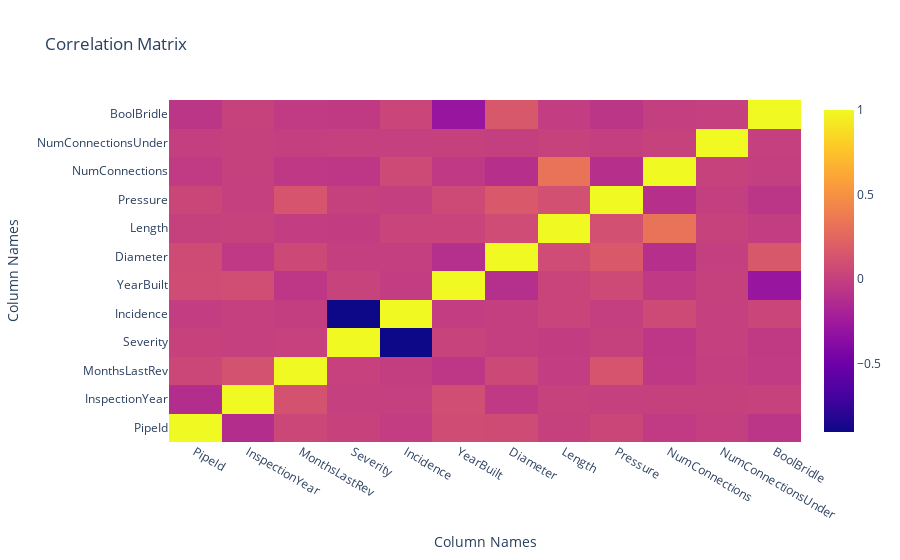

This figure's notebook cell:
### Code cell
import plotly.graph_objects as go
import plotly.offline as pyo
import seaborn as sns
import matplotlib.pyplot as plt

corr_matrix = data.corr()

heatmap_trace = go.Heatmap(z=corr_matrix.values,
                           x=corr_matrix.index.values,
                           y=corr_matrix.columns.values)

layout = go.Layout(title='Correlation Matrix',
                   xaxis=dict(title='Column Names'),
                   yaxis=dict(title='Column Names'))

fig = go.Figure(data=[heatmap_trace], layout=layout)



# Display figure
pyo.iplot(fig)

### Figure 1 — Plotly figure (JSON) as saved in the notebook; plotly's stock layout.template omitted (floating-point values rounded to 4 significant figures; data arrays with more than 128 entries replaced by an {"elided": "..."} marker saying what was removed)
{"data": [{"type": "heatmap", "x": ["PipeId", "InspectionYear", "MonthsLastRev", "Severity", "Incidence", "YearBuilt", "Diameter", "Length", "Pressure", "NumConnections", "NumConnectionsUnder", "BoolBridle"], "y": ["PipeId", "InspectionYear", "MonthsLastRev", "Severity", "Incidence", "YearBuilt", "Diameter", "Length", "Pressure", "NumConnections", "NumConnectionsUnder", "BoolBridle"], "z": {"elided": "12x12 float values"}}], "layout": {"autosize": true, "title": {"text": "Correlation Matrix"}, "xaxis": {"autorange": true, "range": [-0.5, 11.5], "title": {"text": "Column Names"}, "type": "category"}, "yaxis": {"autorange": true, "range": [-0.5, 11.5], "title": {"text": "Column Names"}, "type": "category"}}}
